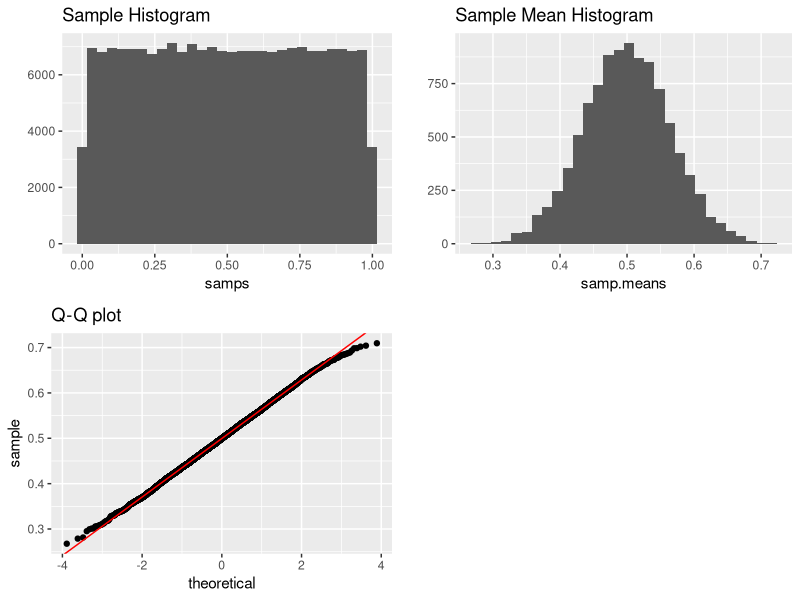
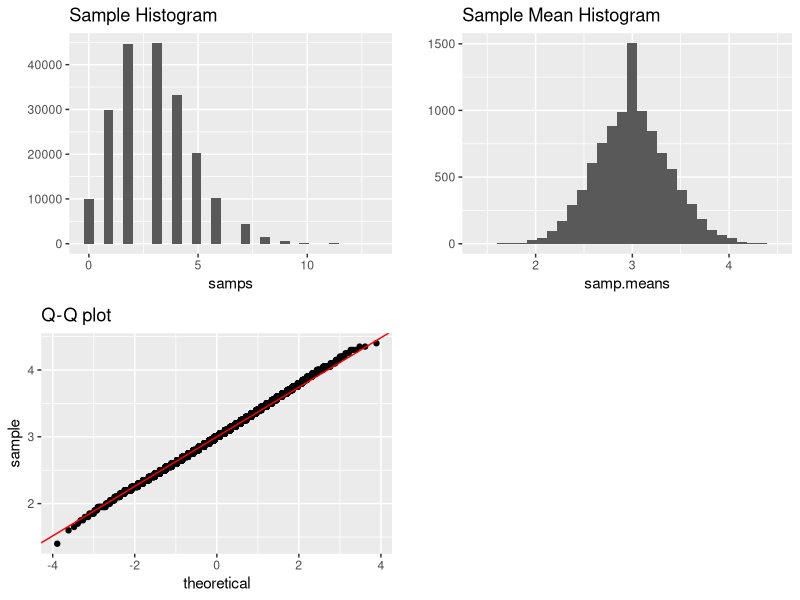

Write the R code that produced these figures, in order.
# free memory
rm(list = ls())
gc()

#https://stackoverflow.com/questions/40307510/central-limit-theorem-in-r
#The CLT states that given i.i.d. samples from a distribution with mean and variance, the sample mean (as a random variable) has a distribution that converges to a Gaussian as the number of samples n increase. Here, I will assume that you want to generate r sample sets containing n samples each to create r samples of the sample mean. Some code to do that is as follows:

set.seed(123) ## set the seed for reproducibility
r <- 10000
n <- 20      ## I use 200 instead of 20 to enhance convergence to Gaussian

## this function computes the r samples of the sample mean from the 
## r*n original samples
sample.means <- function(samps, r, n) {
  rowMeans(matrix(samps,nrow=r,ncol=n))
}
#For generating the plots, we use ggplot2 and Aaron's qqplot.data function from here. We also use gridExtra to plot multiple plots in one frame.

library(ggplot2)
library(gridExtra)
qqplot.data <- function (vec) {
  # following four lines from base R's qqline()
  y <- quantile(vec[!is.na(vec)], c(0.25, 0.75))
  x <- qnorm(c(0.25, 0.75))
  slope <- diff(y)/diff(x)
  int <- y[1L] - slope * x[1L]

  d <- data.frame(resids = vec)

  ggplot(d, aes(sample = resids)) + stat_qq() + geom_abline(slope = slope, intercept = int, colour="red") + ggtitle("Q-Q plot")  
}

generate.plots <- function(samps, samp.means) {
  p1 <- qplot(samps, geom="histogram", bins=30, main="Sample Histogram")
  p2 <- qplot(samp.means, geom="histogram", bins=30, main="Sample Mean Histogram")
  p3 <- qqplot.data(samp.means)
  grid.arrange(p1,p2,p3,ncol=2)
}
#Then we can use these functions with the uniform distribution:

samps <- runif(r*n)  ## uniform distribution [0,1]
# compute sample means
samp.means <- sample.means(samps, r, n)
# generate plots
generate.plots(samps, samp.means)

#Or, with the poisson distribution with mean = 3:

samps <- rpois(r*n,lambda=3)
# compute sample means
samp.means <- sample.means(samps, r, n)
# generate plots
generate.plots(samps, samp.means)
